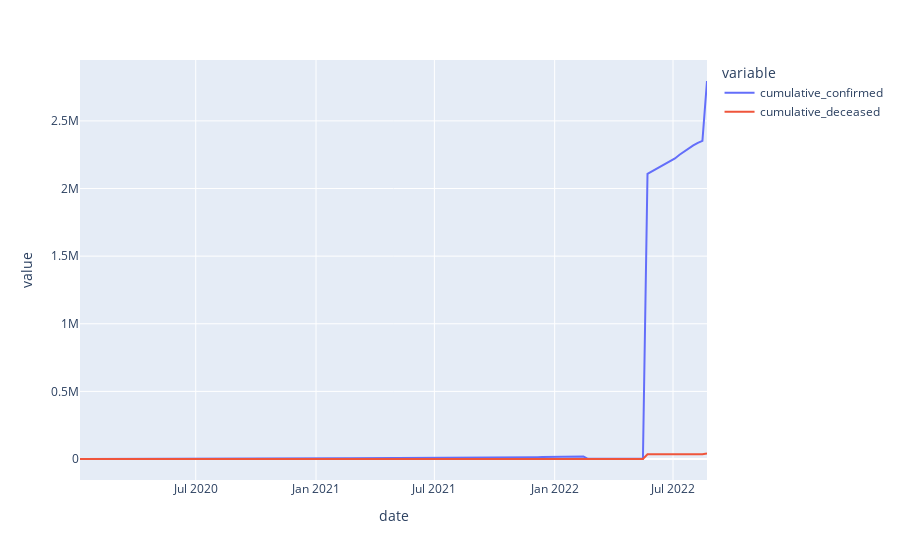

Notebook code for this chart:
### Code cell
px.line(df.reset_index().groupby("date").sum().reset_index(), x='date', y=["cumulative_confirmed", "cumulative_deceased"])

### Figure 1 — Plotly figure (JSON) as saved in the notebook; plotly's stock layout.template omitted (floating-point values rounded to 4 significant figures; data arrays with more than 128 entries replaced by an {"elided": "..."} marker saying what was removed)
{"data": [{"hovertemplate": "variable=cumulative_confirmed<br>date=%{x}<br>value=%{y}<extra></extra>", "legendgroup": "cumulative_confirmed", "line": {"color": "#636efa", "dash": "solid"}, "marker": {"symbol": "circle"}, "mode": "lines", "name": "cumulative_confirmed", "orientation": "v", "showlegend": true, "type": "scatter", "x": {"elided": "137 str values"}, "xaxis": "x", "y": {"elided": "137 int values"}, "yaxis": "y"}, {"hovertemplate": "variable=cumulative_deceased<br>date=%{x}<br>value=%{y}<extra></extra>", "legendgroup": "cumulative_deceased", "line": {"color": "#EF553B", "dash": "solid"}, "marker": {"symbol": "circle"}, "mode": "lines", "name": "cumulative_deceased", "orientation": "v", "showlegend": true, "type": "scatter", "x": {"elided": "137 str values"}, "xaxis": "x", "y": {"elided": "137 int values"}, "yaxis": "y"}], "layout": {"legend": {"title": {"text": "variable"}, "tracegroupgap": 0}, "margin": {"t": 60}, "xaxis": {"anchor": "y", "domain": [0, 1], "title": {"text": "date"}}, "yaxis": {"anchor": "x", "domain": [0, 1], "title": {"text": "value"}}}}
